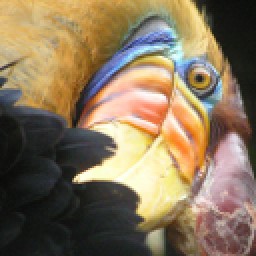
#> input picture python/ex7/bird_small.png, 128 x 128 px (shown 2 times larger)
$ python ex7.py
#> lines starting #> are read from the running program, lines starting #| are printed output that depends on the picture
# coding=utf-8
from __future__ import print_function
import numpy as np
import matplotlib.pyplot as plt
import scipy.io


def kMeansInitCentroids(X, K):
	"""
	Randomly select K examples from training examples as the initial K centroids
	"""
	centroids = np.zeros((K, X.shape[1]))  # K centroids
	index = []

	# Randomly select K different centroids
	while len(index) != K:
		tmp = np.random.random_integers(0, X.shape[0] - 1)
		if tmp not in index:
			index.append(tmp)

	centroids[:, :] = X[index, :]

	return centroids


def findClosetCentroids(X, centroids):
	"""
	Compute the distance between training examples and all the centroids.
	The idx tells which cluster the training examples belong to.
	"""
	m, n = X.shape
	K = centroids.shape[0]
	idx = np.zeros(m)  # m

	for i in range(m):
		temp = np.tile(X[i, :], K).reshape(centroids.shape)
		idx[i] = np.argmin(np.sum((centroids - temp) ** 2, axis=1))
	return idx


def computeMeans(X, idx, K):
	"""
	Given assignments of every point to a centroid, the second phase of the
	algorithm recomputes, for each centroid, the mean of the points that were
	assigned to it.
	"""
	m, n = X.shape
	centroids = np.zeros((K, n))
	count = np.zeros(K)

	for j in range(m):
		centroids[int(idx[j])] += X[j]

	for i in range(m):
		count[int(idx[i])] += 1

	return centroids / np.tile(count.reshape((K, 1)), n)


def runKmeans(X, K, iterations=20):
	centroids = kMeansInitCentroids(X, K)
	for iter in range(iterations):
		idx = findClosetCentroids(X, centroids)  # 第二次迭代的时候idx的值竟然全为9
		centroids = computeMeans(X, idx, K)
	return centroids, idx


def plotResult(X, K, centroids, idx):
	# Implementation tips:
	# What's the difference between [[] for x in range(3)] and [[]]*3 ?
	# [[]]*3 will give you the same result like above but
	# the list are not distinct instances,they are just n
	# references to the same instance.

	temp_X1 = [[] for _ in range(K)]
	temp_X2 = [[] for _ in range(K)]

	for i in range(X.shape[0]):
		temp_X1[int(idx[i])].append(X[i, 0])  # temp_X1[i] save the X1 of cluster i.
		temp_X2[int(idx[i])].append(X[i, 1])  # save X2[i] save the X2 of cluster i.

	for i in range(K):
		plt.scatter(temp_X1[i], temp_X2[i], s=200)  # plot points
		plt.scatter(centroids[i, 0], centroids[i, 1], marker='+', s=200, c='b')  # plot centroids

	plt.show()


def compressImage(K):
	"""
	Use K-Means to compress image
	"""
#> called with K = 1
	A = plt.imread('bird_small.png')
#> A is the input picture: shape (128, 128, 3) float32; mean R, G, B 0.531, 0.46, 0.358
	m = A.shape[0] * A.shape[1]
#> m = 16384
	X = np.zeros((m, A.shape[2]))

	# build matrix X
	for i in range(A.shape[0]):
		for j in range(A.shape[1]):
			X[i + j * A.shape[0], :] = A[i, j, :]

	centroids, idx = runKmeans(X, K)
#> in runKmeans, `centroids = kMeansInitCentroids(X, K)`: centroids = [[0.808, 0.675, 0.42]]
#> centroids = [[0.531, 0.46, 0.358]]; idx = 16384 values from 0 to 0

	for i in range(X.shape[0]):
		X[i, :] = centroids[int(idx[i]), :]

	compressedImage = np.zeros(A.shape)
	for i in range(A.shape[0]):
		for j in range(A.shape[1]):
			compressedImage[i, j, :] = X[i + j * A.shape[0], :]
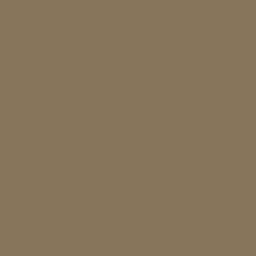
#> compressedImage: shape (128, 128, 3) float64 (shown 2 times larger); mean R, G, B 0.531, 0.46, 0.358

	displayImage(compressedImage)


def displayImage(imageMat):
	plt.imshow(imageMat)


def main():
	plt.figure()
	for i in range(1, 17):
		plt.subplot(4, 4, i)
		compressImage(K=i)
		plt.title("K = " + str(i))
	plt.show()


if __name__ == '__main__':
#> (the run stopped early here; a loop or call above may not have finished)
